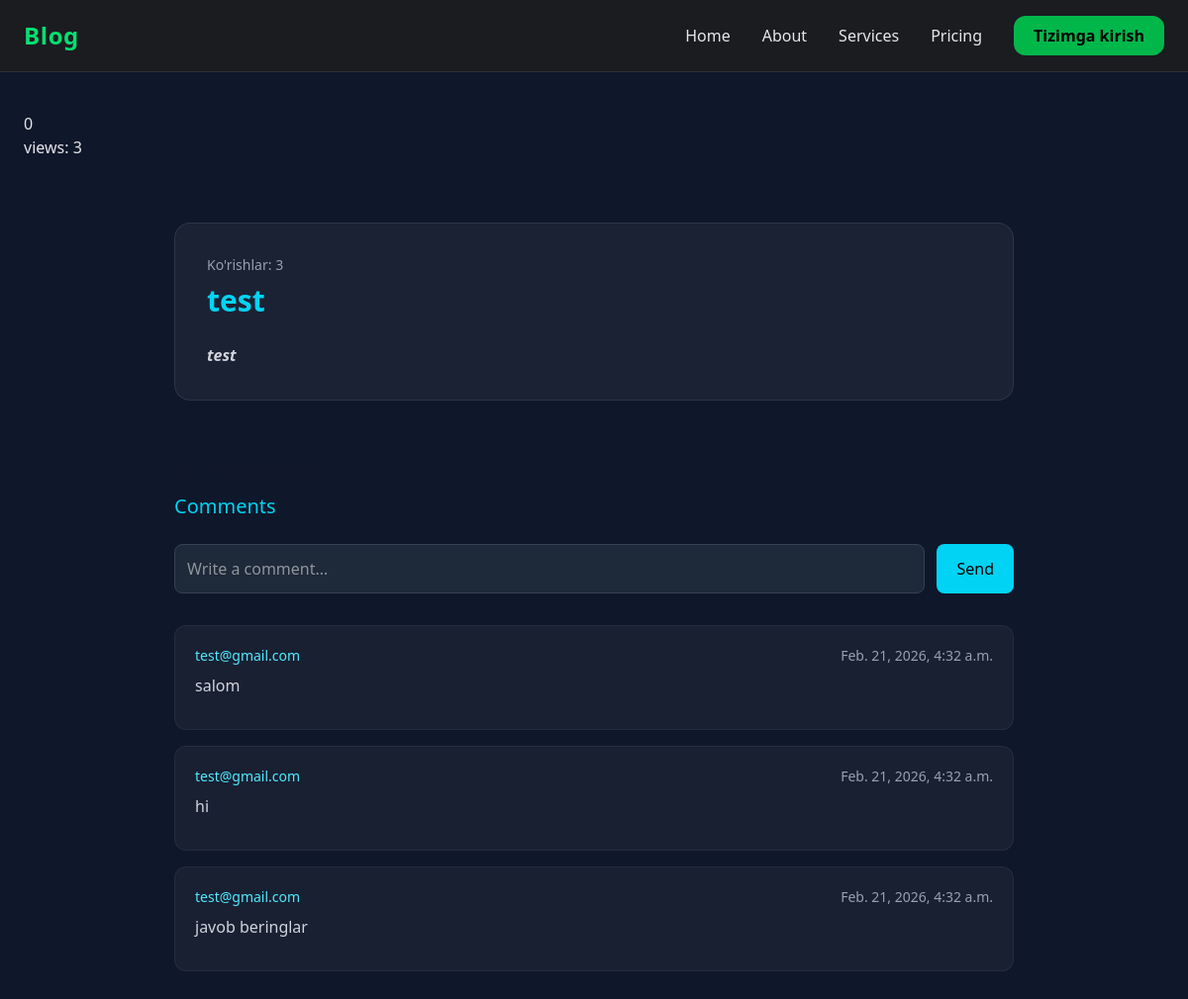
The page /maqola/1/ on the database as committed earlier.
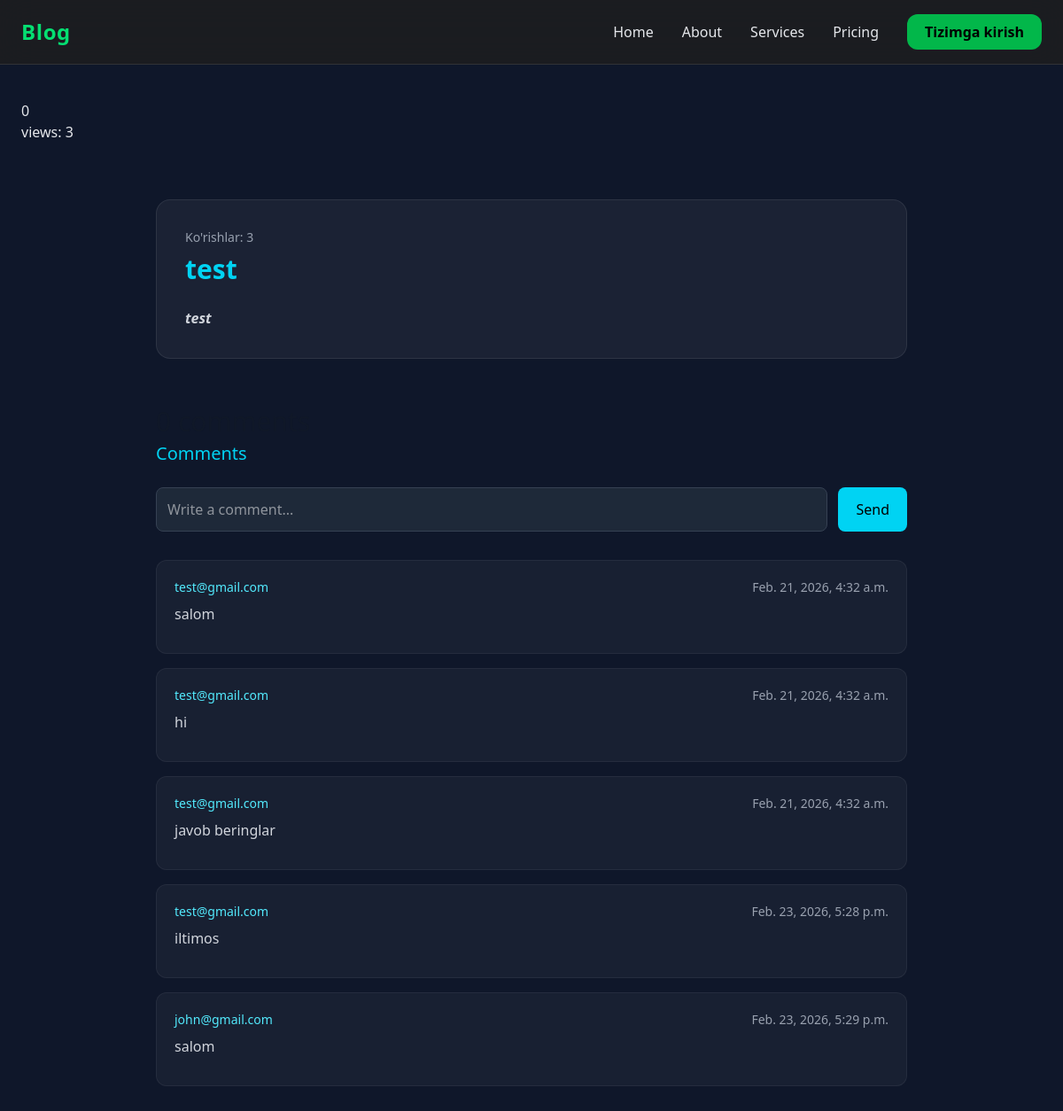
The same page on the database as committed later.
### maqola/models.py (models this page shows, shortened)
class Comment(models.Model):
    user = models.ForeignKey(Profile, on_delete=models.PROTECT)
    maqola = models.ForeignKey('Maqola', on_delete=models.PROTECT)
    vaqti = models.DateTimeField(default=timezone.now)
    adminReply = models.CharField(max_length=255, null=True, blank=True)
    status = models.BooleanField(default=True)
    comment = models.TextField()

### users/models.py (models this page shows)
class Profile(AbstractUser):
    username = None
    email = models.EmailField(unique=True)
    USERNAME_FIELD = 'email'
    REQUIRED_FIELDS = []
    objects = CustomUserManager()
    def __str__(self):
        return self.email

### maqola/views.py (the view)
# urls.py: path('maqola/<int:id>/', detail, name='detail'),
def detail(request, id):
    maqola = Maqola.objects.get(id=id)
    maqola.views += 1
    maqola.save()
    comment = Comment.objects.filter(maqola=maqola, status=True)
    comments_count = Like.objects.filter(maqola=id).count()
    likes_count = Like.objects.filter(maqola=id).count()
    return render(request, 'detail.html', {'maqola': maqola, 'comments': comment, 'likes_count': likes_count, 'comments_count': comments_count})

### templates/detail.html (shortened to what this page needs)
{% extends "_base.html" %} {% block content %}
<a href="{% url 'like_post' maqola.id %}">{{likes_count}}</a>
<h3>views: {{maqola.views}}</h3>
<div class="container mx-auto px-6 py-16 max-w-4xl text-white">
  <div class="card p-8 mb-12">
    <h2 class="text-sm text-gray-400 mb-2">Ko'rishlar: {{ maqola.views }}</h2>
    <h1 class="text-3xl font-bold mb-6 text-cyan-400">{{ maqola.title }}</h1>
    <div class="text-gray-300 leading-relaxed">{{ maqola.content|safe }}</div>
  </div>
  <div>
    <h2 class="text-gray-900 text-3xl font-bolt font-manrope leading-normal">{{comments_count}} comments</h2>
    <h2 class="text-xl text-cyan-400 mb-6">Comments</h2>
    <form action="{% url 'comment' %}" method="post" class="mb-8">
      {% csrf_token %} {% if request.user.is_authenticated %}
      <div class="flex gap-3">
        <input
          type="text"
          name="comment"
          placeholder="Write a comment..."
          class="flex-1 p-3 rounded-lg bg-gray-800 text-white border border-gray-700 outline-none"
          required
          name='comment'
        />
        <button
          type="submit"
          class="px-5 py-3 rounded-lg bg-cyan-400 text-black font-medium hover:bg-cyan-300 transition"
        >
          Send
        </button>
      </div>
      {% else %}
      <div class="flex gap-3">
        <input
          type="text"
          name="comment"
          placeholder="Write a comment..."
          disabled
          class="flex-1 p-3 rounded-lg bg-gray-800 text-white border border-gray-700 outline-none"
          required
        />
        <button
          type="submit"
          class="px-5 py-3 rounded-lg bg-cyan-400 text-black font-medium hover:bg-cyan-300 transition"
        >
          Send
        </button>
      </div>
      {% endif %}
    </form>
    {% for comment in comments %}
    <div class="comment-card p-5 mb-4">
      <div class="flex justify-between mb-2 text-sm text-gray-400">
        <span class="text-cyan-300 font-medium"> {{ comment.user }} </span>
        <span>{{ comment.vaqti }}</span>
      </div>
      <p class="text-gray-300 mb-3">{{ comment.comment }}</p>
    </div>
    {% endfor %}
  </div>
</div>
{% endblock content %}

Rows that differ between the two databases and show on the page:
added Comment: user "test@gmail.com", vaqti "Feb. 23, 2026, 5:28 p.m.", comment "iltimos"
added Comment: user "john@gmail.com", vaqti "Feb. 23, 2026, 5:29 p.m.", comment "salom"
